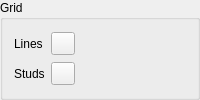
        <widget class="QGroupBox" name="groupBox_10">
         <property name="title">
          <string>Grid</string>
         </property>
         <layout class="QGridLayout" name="horizontalLayout_17">
          <item row="0" column="0">
           <widget class="QLabel" name="label_29">
            <property name="toolTip">
             <string>Choose the display color for base-grid lines.</string>
            </property>
            <property name="buddy">
             <cstring>gridLineColor</cstring>
            </property>
            <property name="text">
             <string>Lines</string>
            </property>
           </widget>
          </item>
          <item row="0" column="1">
           <widget class="QToolButton" name="gridLineColor">
            <property name="accessibleName">
             <string>Grid Line Color</string>
            </property>
            <property name="toolTip">
             <string>Choose the display color for base-grid lines.</string>
            </property>
            <property name="text">
             <string />
            </property>
           </widget>
          </item>
          <item row="1" column="0">
           <widget class="QLabel" name="label_30">
            <property name="toolTip">
             <string>Choose the display color for base-grid stud markers.</string>
            </property>
            <property name="buddy">
             <cstring>gridStudColor</cstring>
            </property>
            <property name="text">
             <string>Studs</string>
            </property>
           </widget>
          </item>
          <item row="1" column="1">
           <widget class="QToolButton" name="gridStudColor">
            <property name="accessibleName">
             <string>Grid Stud Color</string>
            </property>
            <property name="toolTip">
             <string>Choose the display color for base-grid stud markers.</string>
            </property>
            <property name="text">
             <string />
            </property>
           </widget>
          </item>
          <item row="0" column="2">
           <spacer name="horizontalSpacer_20">
            <property name="orientation">
             <enum>Qt::Horizontal</enum>
            </property>
            <property name="sizeHint" stdset="0">
             <size>
              <width>40</width>
              <height>20</height>
             </size>
            </property>
           </spacer>
          </item>
         </layout>
        </widget>
